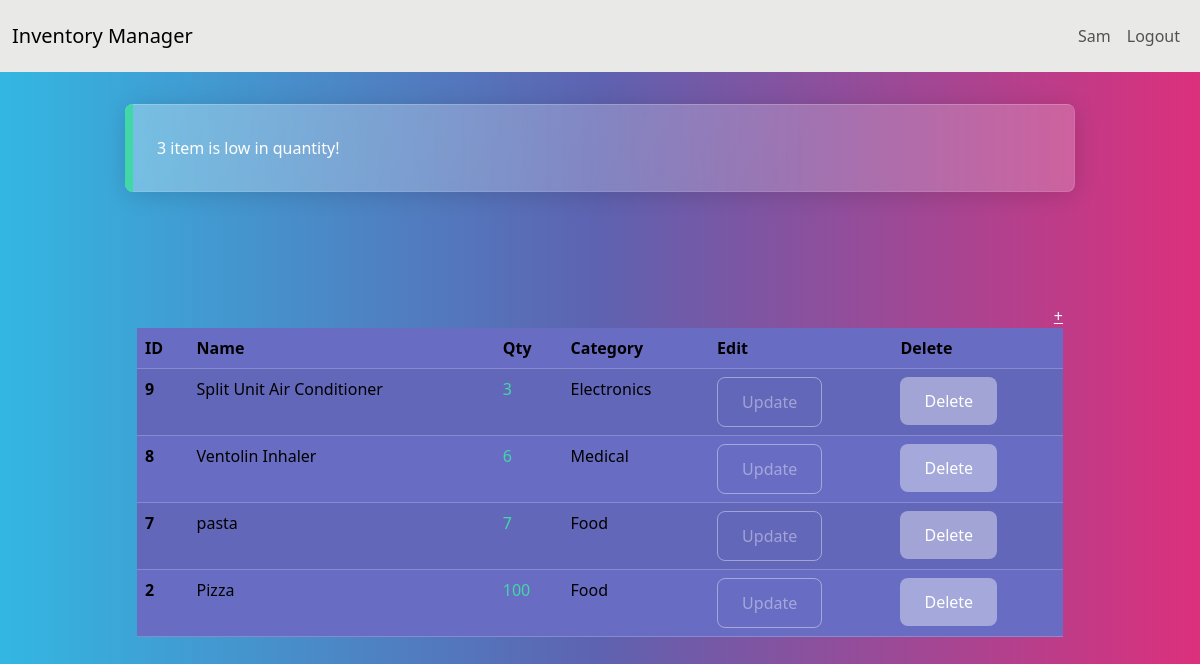
The app's page /dashboard/ (signed in) with its own data.
### Inv/models.py (models this page shows, shortened)
class Item(models.Model):
    name = models.CharField(max_length=100)
    quantity = models.PositiveIntegerField()
    category = models.ForeignKey("Category", on_delete=models.SET_NULL, blank=True, null=True)
    createdDate = models.DateTimeField(auto_now_add=True)
    user = models.ForeignKey(User, on_delete=models.CASCADE)
    context_object_name = "items"

class Category(models.Model):
    name = models.CharField(max_length=100)
    class Meta:
        verbose_name_plural = "categories"

### Inv/views.py (the view)
# urls.py: path("dashboard/", views.DashBoard.as_view(), name="dashboard"),
class DashBoard(LoginRequiredMixin, View):
    def get(self, request):
        items = Item.objects.filter(user=self.request.user.id).order_by("-id")
        lowQuantity = Item.objects.filter(
            user = self.request.user.id,
            quantity__lte = LOW_ITEM_QUANTITY
        )
        if lowQuantity.count() > 0:
            if lowQuantity.count() <= 10:
                messages.error(request, f"{lowQuantity.count()} item is low in quantity!")
            else:
                messages.error(request, f"{lowQuantity.count()} item is low in quantity!")
        lowQuantityIds = Item.objects.filter(
            user = self.request.user.id,
            quantity__lte = LOW_ITEM_QUANTITY
        ).values_list("id", flat=True)
        return render(request, "Inv/dashboard.html", {"items" : items, "lowQuantityId" : lowQuantityIds})

### templates/Inv/dashboard.html (shortened to what this page needs)
{% extends "Inv/base.html" %}
{% block content %}
    {% if messages %}
        <div class="row mt-3">
            {% for message in messages %}
                {% if message.tag == "error" %}
                    <div class="col-md-10 col-12 mx-auto alert alert-danger">
                        {{ message }}
                    </div>
                {% else %}
                    <div class="col-md-10 col-12 mx-auto alert alert-success">
                        {{ message }}
                    </div>
                {% endif %}
            {% endfor %}
        </div>
    {% endif %}
    <div class="row">
        <div class="col-md-10 col-12 mx-auto mt-5">
            <div class="d-flex justify-content-end">
                <a href="{% url 'addItem' %}">
                    +
                </a>
            </div>
            <table class="table table-hover table-striped">
                <thead>
                    <tr>
                        <th scope="col">
                            ID
                        </th>
                        <th scope="col">
                            Name
                        </th>
                        <th scope="col">
                            Qty
                        </th>
                        <th scope="col">
                            Category
                        </th>
                        <th scope="col">
                            Edit
                        </th>
                        <th scope="col">
                            Delete
                        </th>
                    </tr>
                </thead>
                <tbody>
                    {% for item in items %}
                        <tr>
                            <th scope="row">{{ item.id }}</th>
                            <td>{{ item.name }}</td>
                            {% if item.id in lowQuantityIds %}
                            <td class="text-danger">{{ item.quantity }}</td>
                            {% else %}
                            <td class="text-success">{{ item.quantity }}</td>
                            {% endif %}
                            <td>{{ item.category.name }}</td>
                            <td><a href="{% url 'updateItem' item.id %}" class="btn btn-outline-secondary">Update</a></td>
                            <td><a href="{% url 'deleteItem' item.id %}" class="btn btn-secondary">Delete</a></td>
                        </tr>
                    {% endfor %}
                </tbody>
            </table>
        </div>
    </div>
{% endblock %}

### templates/Inv/base.html (shortened to what this page needs)
<!DOCTYPE html>
<html lang="en">
    <head>
        <link href="https://bootswatch.com/5/quartz/bootstrap.min.css" rel="stylesheet">
    </head>
    <body>
        {% include "Inv/navigatez.html" %}
        <div class="container">
            {% block content %}
            {% endblock content %}
        </div>
    </body>
</html>

### templates/Inv/navigatez.html (shortened to what this page needs)
<nav class="navbar navbar-expand-lg bg-light">
    <div class="container-fluid">
        <a class="navbar-brand" href="{% url 'home' %}">
            Inventory Manager
        </a>
        <div class="collapse navbar-collapse justify-content-end" id="navbarNav">
            <ul class="navbar-nav">
                {% if user.is_authenticated %}
                    <li class="nav-item">
                        <a class="nav-link" href="#">{{ user.username }}</a>
                    </li>
                    <li class="nav-item">
                        <a class="nav-link" href="{% url 'logout' %}">Logout</a>
                    </li>
                {% endif %}
            </ul>
        </div>
    </div>
</nav>

### records on screen
Item: id "9", name "Split Unit Air Conditioner", quantity "3", category.name "Electronics"
Item: id "8", name "Ventolin Inhaler", quantity "6", category.name "Medical"
Item: id "7", name "pasta", quantity "7", category.name "Food"
Item: id "2", name "Pizza", quantity "100", category.name "Food"

### other values on screen
{{ user.username }} "Sam"
{{ message }} "3 item is low in quantity!"
